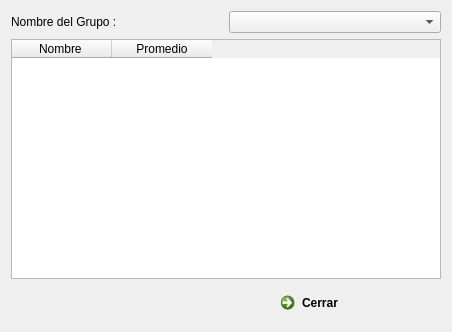
<?xml version="1.0" encoding="UTF-8"?>
<ui version="4.0">
 <class>Frm_ordenXNotas</class>
 <widget class="QDialog" name="Frm_ordenXNotas">
  <property name="geometry">
   <rect>
    <x>0</x>
    <y>0</y>
    <width>452</width>
    <height>332</height>
   </rect>
  </property>
  <property name="windowTitle">
   <string>Listado total de estudiante ordenado por notas</string>
  </property>
  <property name="windowIcon">
   <iconset resource="img.qrc">
    <normaloff>:/new/prefix1/13.png</normaloff>:/new/prefix1/13.png</iconset>
  </property>
  <layout class="QGridLayout" name="gridLayout">
   <item row="0" column="0">
    <layout class="QHBoxLayout" name="horizontalLayout">
     <item>
      <widget class="QLabel" name="label">
       <property name="text">
        <string>Nombre del Grupo :</string>
       </property>
      </widget>
     </item>
     <item>
      <widget class="QComboBox" name="comboBox"/>
     </item>
    </layout>
   </item>
   <item row="1" column="0">
    <widget class="QTableWidget" name="tableWidget">
     <column>
      <property name="text">
       <string>Nombre </string>
      </property>
     </column>
     <column>
      <property name="text">
       <string>Promedio</string>
      </property>
     </column>
    </widget>
   </item>
   <item row="2" column="0">
    <layout class="QHBoxLayout" name="horizontalLayout_2">
     <item>
      <spacer name="horizontalSpacer">
       <property name="orientation">
        <enum>Qt::Horizontal</enum>
       </property>
       <property name="sizeHint" stdset="0">
        <size>
         <width>40</width>
         <height>20</height>
        </size>
       </property>
      </spacer>
     </item>
     <item>
      <widget class="QCommandLinkButton" name="commandLinkButton">
       <property name="text">
        <string>Cerrar</string>
       </property>
       <property name="icon">
        <iconset resource="img.qrc">
         <normaloff>:/new/prefix1/iconos de menu/Sin título-1.png</normaloff>:/new/prefix1/iconos de menu/Sin título-1.png</iconset>
       </property>
      </widget>
     </item>
    </layout>
   </item>
  </layout>
 </widget>
 <resources>
  <include location="img.qrc"/>
 </resources>
 <connections>
  <connection>
   <sender>commandLinkButton</sender>
   <signal>clicked()</signal>
   <receiver>Frm_ordenXNotas</receiver>
   <slot>close()</slot>
   <hints>
    <hint type="sourcelabel">
     <x>355</x>
     <y>302</y>
    </hint>
    <hint type="destinationlabel">
     <x>225</x>
     <y>165</y>
    </hint>
   </hints>
  </connection>
 </connections>
</ui>
